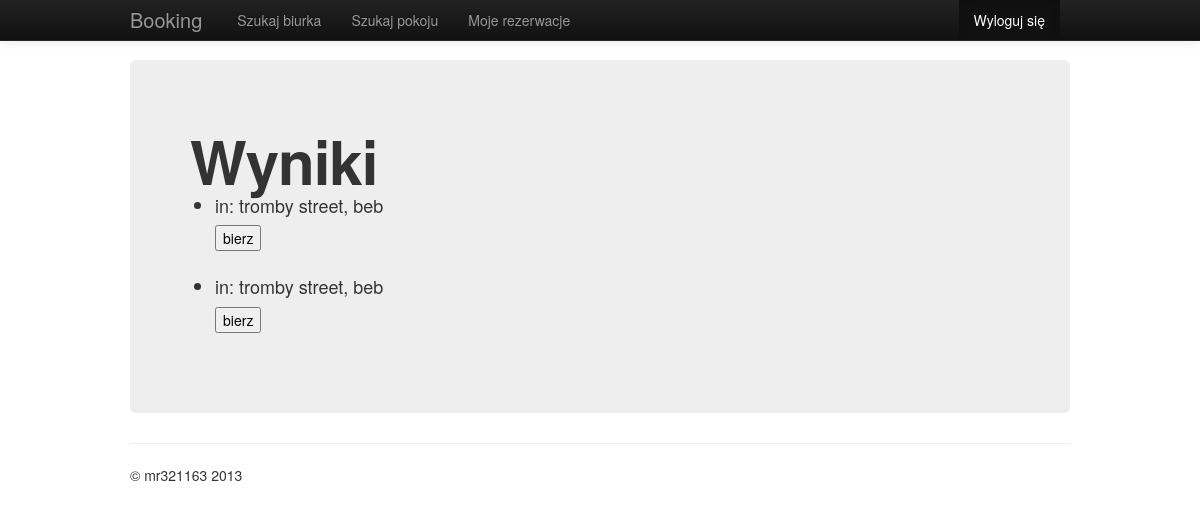
Page /booking/desk_results/ (signed in) on the committed database.
### booking/models.py (models this page shows)
class Desk(models.Model):
    room = models.ForeignKey(Room)
    description = models.TextField()
    def __unicode__(self):
        return "in: " + str(self.room)

class Room(models.Model):
    city = models.CharField(max_length=100)
    street = models.CharField(max_length=100)
    def __unicode__(self):
        return self.street + " street, " + self.city

### booking/views.py (the view)
class DeskList(ListView):
    template_name = 'booking/desk_results.html'
    def get_queryset(self):
        return Desk.objects.all()

### booking/templates/booking/desk_results.html (shortened to what this page needs)
{% extends 'booking/base.html' %}
{%  block content_title %}Wyniki{%  endblock %}
{%  block content %}
    {% if object_list %}
        <ul>
            {% for desk in object_list %}
                <li>{{ desk }}
                <form method="post" action="{% url 'b:book_desk' %}">
                    <input type="submit" value="bierz" />
                </form>
            {% endfor %}
        </ul>
    {% else %}
        <p>No desks are available.</p>
    {% endif %}
{% endblock %}

### booking/templates/booking/base.html (style rules this page uses)
body { padding-top: 60px; padding-bottom: 40px; }

### rows in the picture
Desk: room.city "in: tromby street, beb"
Desk: room.city "in: tromby street, beb"
